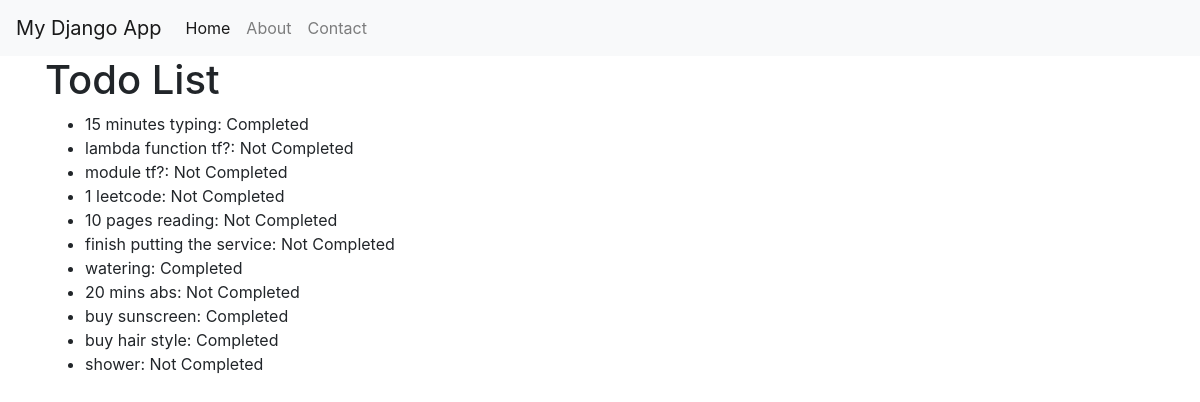
The page /api/todos/ on the database as committed earlier.
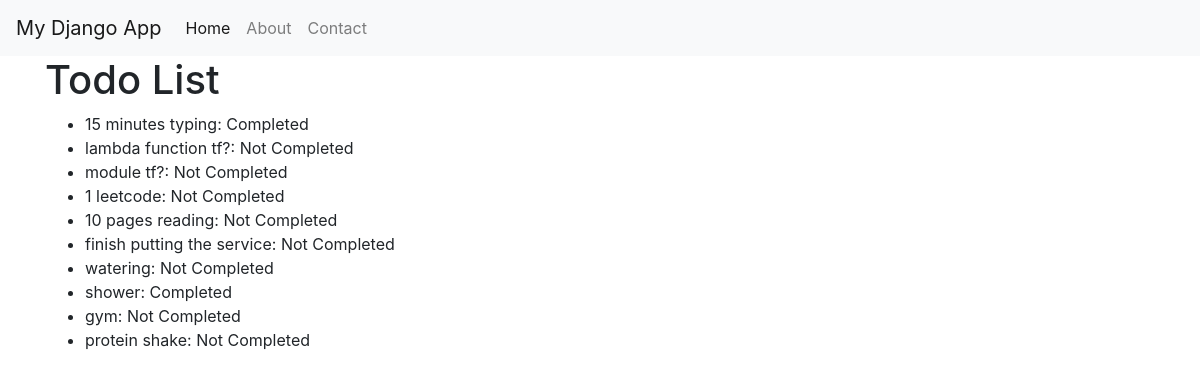
The same page on the database as committed later.
### myapp/models.py (models this page shows, shortened)
class TodoItem(models.Model):
    title = models.CharField(max_length=200)
    completed = models.BooleanField(default=False)

### myapp/views.py (the view)
# urls.py: path("todos/", views.todos, name="Todos"),
def todos(request):
    items = TodoItem.objects.all()
    return render(request, "todo.html", {"todos": items})

### myapp/templates/todo.html
{% extends "base.html" %} {% block content %}
<h1>Todo List</h1>
<ul>
    {% for todo in todos %}
    <li>
        {{ todo.title }}: {% if todo.completed %}Completed{% else %}Not Completed{% endif %}
    </li>
    {% endfor %}
</ul>
{% endblock %}

### myapp/templates/base.html (shortened to what this page needs)
<!DOCTYPE html>
<html lang="en">
  <head>
    <link rel="stylesheet" href="https://stackpath.bootstrapcdn.com/bootstrap/4.3.1/css/bootstrap.min.css"  rel="stylesheet" />
  </head>
  <body>
    <nav class="navbar navbar-expand-lg navbar-light bg-light">
      <a class="navbar-brand" href="#">My Django App</a>
      <div class="collapse navbar-collapse" id="navbarNav">
        <ul class="navbar-nav">
          <li class="nav-item active">
            <a class="nav-link" href="#">Home</a>
          </li>
          <li class="nav-item">
            <a class="nav-link" href="#">About</a>
          </li>
          <li class="nav-item">
            <a class="nav-link" href="#">Contact</a>
          </li>
        </ul>
      </div>
    </nav>
    <div class="container">{% block content %} {% endblock %}</div>
  </body>
</html>

Rows that differ between the two databases and show on the page:
removed TodoItem: title "20 mins abs", completed "Not Completed"
removed TodoItem: title "buy sunscreen", completed "Completed"
removed TodoItem: title "buy hair style", completed "Completed"
changed TodoItem "watering": completed "Completed" → "Not Completed"
changed TodoItem "shower": completed "Not Completed" → "Completed"
added TodoItem: title "gym", completed "Not Completed"
added TodoItem: title "protein shake", completed "Not Completed"
